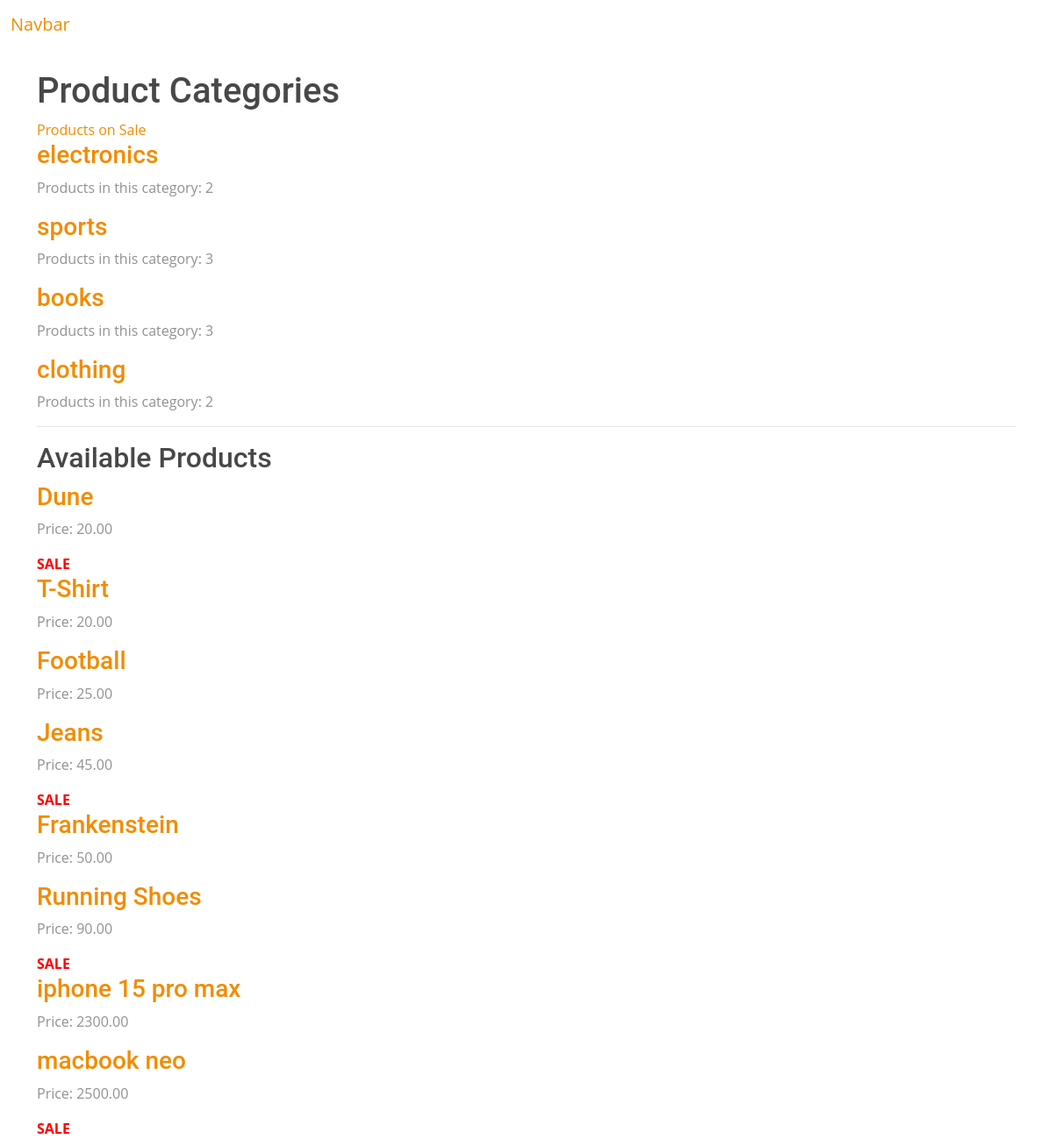
/products/, run on an earlier commit of the app's database.
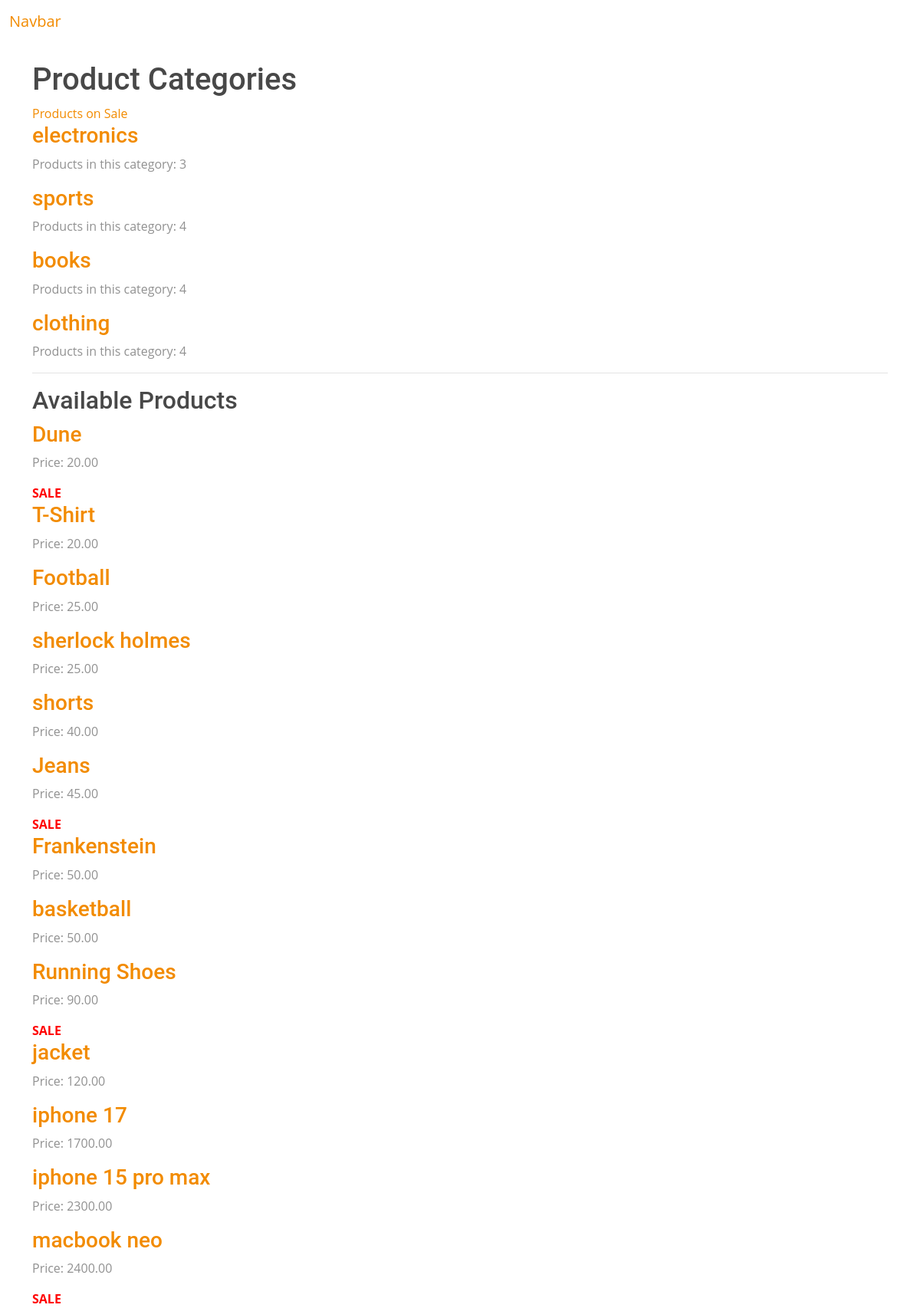
And on a later commit of the database.
### products/models.py (models this page shows, shortened)
class Category(models.Model):
    name = models.CharField(max_length=200, unique=True)
    class Meta:
        db_table = "categories"

class Products(models.Model):
    name = models.CharField(max_length=200)
    price = models.DecimalField(max_digits=10, decimal_places=2)
    quantity = models.DecimalField(max_digits=10, decimal_places=2)
    is_available = models.BooleanField(default=True)
    is_on_sale = models.BooleanField(default = False)
    description = models.TextField(blank=True, null=True)
    created_at = models.DateTimeField(auto_now_add=True)
    updated_at = models.DateTimeField(auto_now_add=True)
    category = models.ForeignKey(Category,on_delete=models.CASCADE, null=True, blank=True,  related_name="products")
    class Meta:
        db_table = "products"

### products/views.py (the view)
# urls.py: path("products/", views.category_list, name="category_list"),
def category_list(request):
    categories = Category.objects.annotate(
        product_count=Count("products")
    ).filter(product_count__gt=0)
    products = Products.objects.filter(
        is_available=True
    ).order_by("price")
    return render(request, "products/category_list.html", {
        "categories": categories,
        "products": products
    })

### products/templates/products/category_list.html (shortened to what this page needs)
{% extends "base.html" %}
{% block content %}
<div class="container mt-4">
    <h1>Product Categories</h1>
    <a href="{% url 'products_on_sale' %}">
        Products on Sale
    </a>
    {% for category in categories %}
        <h3>
            <a href="{% url 'category_detail' category.id %}">
                {{ category.name }}
            </a>
        </h3>
        <p>Products in this category: {{ category.product_count }}</p>
    {% endfor %}
    <hr>
    <h2>Available Products</h2>
    {% for product in products %}
        <div>
            <h3>
                <a href="{% url 'product_detail' product.id %}">
                    {{ product.name }}
                </a>
            </h3>
            <p>Price: {{ product.price }}</p>
            {% if product.is_on_sale %}
                <strong style="color: red;">SALE</strong>
            {% endif %}
        </div>
    {% empty %}
        <p>No available products at the moment.</p>
    {% endfor %}
</div>
{% endblock %}

### base_templates/base.html (shortened to what this page needs)
<!doctype html>
<html lang="en">
<head>
    <link href="https://cdn.jsdelivr.net/npm/bootstrap@6.0.0-alpha.1/dist/css/bootstrap.min.css"
          rel="stylesheet"
>
</head>
<body>
    {%include 'partial/navbar.html'%}
    {% block content %}
    {% endblock %}
</body>
</html>

### base_templates/partial/navbar.html (shortened to what this page needs)
<nav class="navbar md:navbar-expand bg-1">
  <div class="container-fluid">
    <a class="navbar-brand" href="#">Navbar</a>
    <button class="btn-icon navbar-toggler" type="button" data-bs-toggle="drawer" data-bs-target="#navbarDrawer" aria-controls="navbarDrawer" aria-expanded="false" aria-label="Toggle navigation">
      <span class="navbar-toggler-icon" aria-hidden="true"></span>
    </button>
  </div>
</nav>

What changed in the data, as far as the page shows it:
computed for Category "electronics": product_count "2" → "3"
computed for Category "sports": product_count "3" → "4"
computed for Category "books": product_count "3" → "4"
computed for Category "clothing": product_count "2" → "4"
added Products: name "sherlock holmes", price "25.00"
added Products: name "shorts", price "40.00"
added Products: name "basketball", price "50.00"
added Products: name "jacket", price "120.00"
added Products: name "iphone 17", price "1700.00"
changed Products "macbook neo": price "2500.00" → "2400.00"
